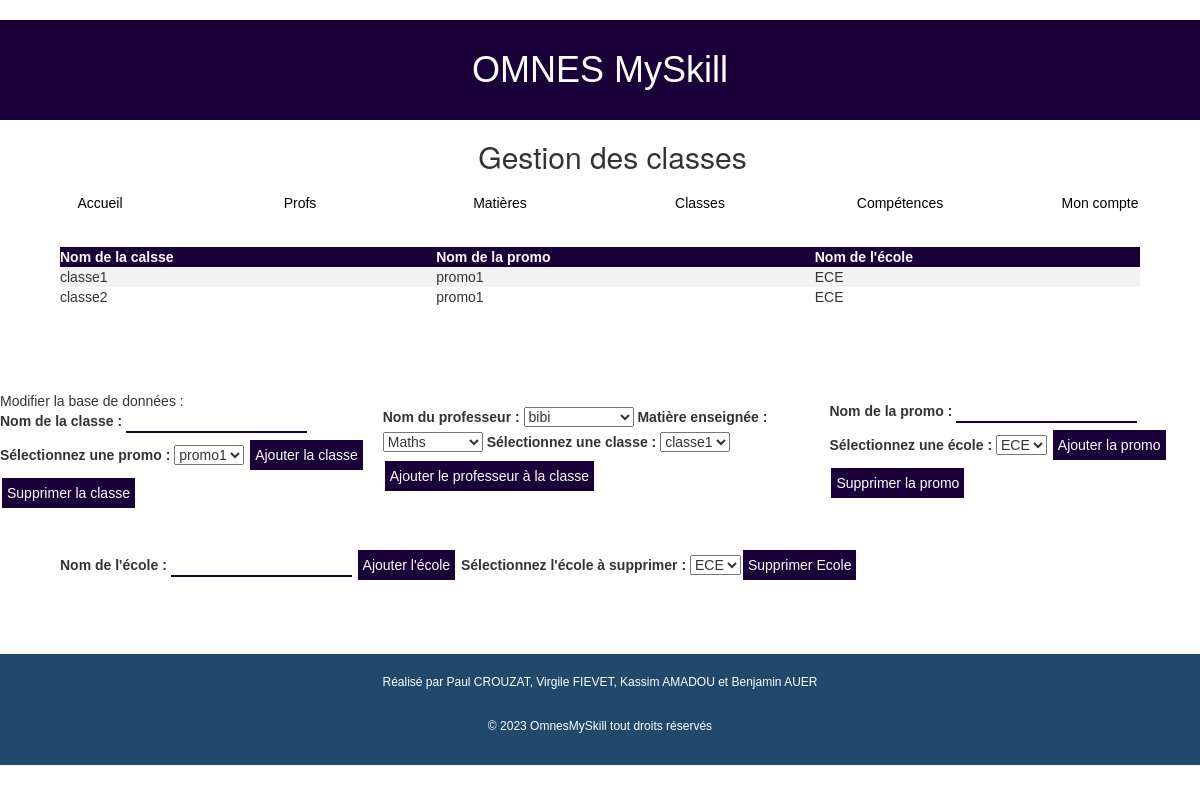
Page /classesAdmin.php on the committed database.
### tables this page shows
CREATE TABLE `classe` (
  `idClasse` int(100) NOT NULL,
  `nomClasse` varchar(100) NOT NULL,
  `idPromo` int(5) NOT NULL
);

CREATE TABLE `promo` (
  `idPromo` int(5) NOT NULL,
  `nomPromo` varchar(25) NOT NULL,
  `idEcole` int(5) NOT NULL
);

CREATE TABLE `ecole` (
  `idEcole` int(10) NOT NULL,
  `NomEcole` varchar(25) NOT NULL
);

### classesAdmin.php (the view, shortened to what this page needs)
<!DOCTYPE html>
<html lang="en">
<head>
    <link rel="stylesheet" type="text/css" href="style_menu.css">
    <link rel="stylesheet" type="text/css" href="style_footer.css">
</head>
<body>
<?php
 include 'menuAdmin.php';
 include 'connexionBDD.php';
$sql = "SELECT nomClasse, nomPromo, nomEcole from classe JOIN promo ON classe.idPromo = promo.idPromo JOIN ecole ON promo.idEcole = ecole.idEcole";
$stmt = $bdd->prepare($sql);
$stmt->execute();
$result = $stmt->fetchAll(PDO::FETCH_ASSOC);
$sqlEcole = "SELECT idEcole, NomEcole FROM ecole";
$stmtEcole = $bdd->prepare($sqlEcole);
$stmtEcole->execute();
$ecole = $stmtEcole->fetchAll(PDO::FETCH_ASSOC);
$sqlClasse = "SELECT idClasse, nomClasse FROM classe";
$stmtClasse = $bdd->prepare($sqlClasse);
$stmtClasse->execute();
$classe = $stmtClasse->fetchAll(PDO::FETCH_ASSOC);
$sqlProf = "SELECT utilisateurs.idUtilisateur, utilisateurs.nom FROM utilisateurs JOIN profs
ON utilisateurs.idUtilisateur = profs.idUtilisateur";
$stmtProf = $bdd->prepare($sqlProf);
$stmtProf->execute();
$prof = $stmtProf->fetchAll(PDO::FETCH_ASSOC);
$sqlMatiere = "SELECT idMatiere, nom FROM matieres";
$stmtMatiere = $bdd->prepare($sqlMatiere);
$stmtMatiere->execute();
$idMatiere = $stmtMatiere->fetchAll(PDO::FETCH_ASSOC);
?>
<div style="overflow-x:auto;">
<table>
        <tr>
            <th>Nom de la calsse</th>
            <th>Nom de la promo</th>
            <th>Nom de l'école</th>
        </tr>
        <?php
        if (count($result) > 0) {
            foreach ($result as $row) {
                echo "<tr>";
                echo "<td>".$row["nomClasse"]."</td>";
                echo "<td>".$row["nomPromo"]."</td>";
                echo "<td>".$row["nomEcole"]."</td>";
                echo "</tr>";
            }
        } else {
            echo "<tr><td colspan='3'>No data found</td></tr>";
        }
        ?>
    </table>
    </div>
    <?php
    include "connexionBDD.php";
    $sql = "SELECT nomPromo, idPromo FROM promo";
    $stmtPromo = $bdd->prepare($sql);
    $stmtPromo->execute();
    $promo = $stmtPromo->fetchAll(PDO::FETCH_ASSOC);
    ?>
<div class="container1">
        <div>
        <form method="post" action="ajouterClasse.php">
            <p>
            Modifier la base de données : <br>
                <label for="prenom">Nom de la classe : </label>
                <input type="text" name="nomClasse" id="nomClasse">
                <label for="classe">Sélectionnez une promo :</label>
            <select name="promo" id="promo">
                <?php foreach ($promo as $p) : ?>
                    <option value="<?php echo $p['idPromo']; ?>"><?php echo $p['nomPromo']; ?></option>
                <?php endforeach; ?>
            </select>
                <input type="submit" name="ajoutClasse" value="Ajouter la classe">
                <input type="submit" name="SuppClasse" value="Supprimer la classe">
            </p>
        </form>
        </div>
        <div>
        <form method="post" action="ajouterProfClasse.php">
            <p>
                <label for="prenom">Nom du professeur : </label>
                <select name="prof" id="prof">
                <?php foreach ($prof as $p) : ?>
                    <option value="<?php echo $p['idUtilisateur']; ?>"><?php echo $p['nom']; ?></option>
                <?php endforeach; ?>
            </select>
            <label for="prenom">Matière enseignée : </label>
                <select name="matiere" id="matiere">
                <?php foreach ($idMatiere as $m) : ?>
                    <option value="<?php echo $m['idMatiere']; ?>"><?php echo $m['nom']; ?></option>
                <?php endforeach; ?>
            </select>
            <label for="classe">Sélectionnez une classe :</label>
            <select name="ecole" id="ecole">
                <?php foreach ($classe as $c) : ?>
                    <option value="<?php echo $c['idClasse']; ?>"><?php echo $c['nomClasse']; ?></option>
                <?php endforeach; ?>
            </select>
                <input type="submit" value="Ajouter le professeur à la classe">
            </p>
        </form>
                </div>
        <br>
        <div>
        <form method="post" action="ajouterPromo.php">
            <p>
                <label for="prenom">Nom de la promo : </label>
                <input type="text" name="nomPromo" id="nomPromo">
                <label for="classe">Sélectionnez une école :</label>
            <select name="ecole" id="ecole">
                <?php foreach ($ecole as $e) : ?>
                    <option value="<?php echo $e['idEcole']; ?>"><?php echo $e['NomEcole']; ?></option>
                <?php endforeach; ?>
            </select>
                <input type="submit" name="AjoutPromo" value="Ajouter la promo">
                <input type="submit" name="SuppPromo" value="Supprimer la promo">
            </p>
        </form>
            </div>
    <br>
</div>
        <div class="formModif">
        <form method="post" action="ajouterEcole.php">
            <p>
                <label for="prenom">Nom de l'école : </label>
                <input type="text" name="nomEcole" id="nomEcole">
                <input type="submit" name="ajoutEcole" value="Ajouter l'école">
                <label for="classe">Sélectionnez l'école à supprimer :</label>
            <select name="ecole" id="ecole">
                <?php foreach ($ecole as $e) : ?>
                    <option value="<?php echo $e['idEcole']; ?>"><?php echo $e['NomEcole']; ?></option>
                <?php endforeach; ?>
                <input type="submit" name="suppEcole" value="Supprimer Ecole">
            </select>
            </p>
        </form>
        </div>
    </body>
<?php
include 'footer.php';
?>
</html>

### style_menu.css (style rules this page uses)
* { margin: 0px; padding: 0px; font-family: Avenir, sans-serif; }
table { overflow: auto; margin-left:5%; margin-right:5%; width: 90%; text-align: left; border: none; }
th, td { padding: 15px; text-align: left; }
th { background-color: #190039; color: white; }
tr:nth-child(even) { background-color: #f2f2f2; }
form { overflow: auto; display: block; margin-left: auto; margin-right: auto; }
input[type=text] { border: none; border-bottom: 2px solid #190039; color: black; }
input[type=button], input[type=submit] { background-color: #190039; border: none; color: white; padding: 5px 5px; text-decoration: none; margin: 4px 2px; cursor: pointer; }
.formModif { margin-bottom: 5%; margin-left: 5%; margin-right: 5%; margin-top: 2%; }
.container1 { display: flex; margin-top: 7%; justify-content: center; align-items: center; }

### rows in the picture
classe: nomClasse "classe1", idPromo.nomPromo "promo1", ecole.NomEcole "ECE"
classe: nomClasse "classe2", idPromo.nomPromo "promo1", ecole.NomEcole "ECE"

### other values in the picture
$titre "Gestion des classes"
form field promo "promo1"
form field prof "bibi"
form field matiere "Maths"
form field ecole "classe1"
form field ecole "ECE"
